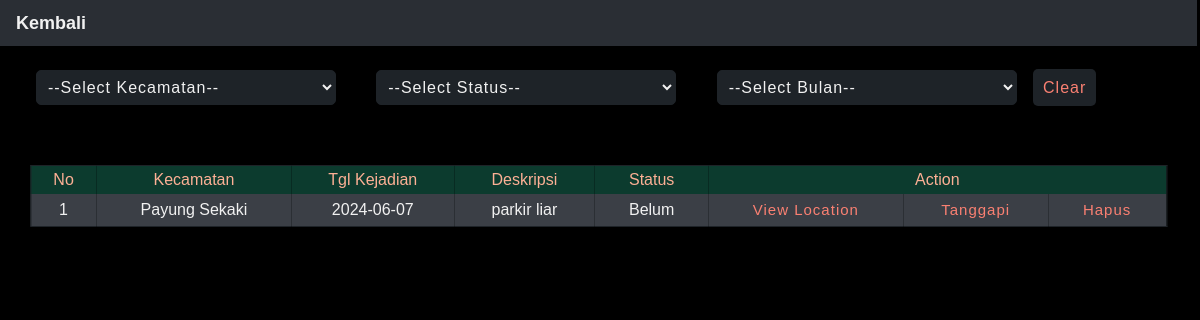
Screenshot of /komponen/admin/componen/datalaporan/laporan.php?cari=Payung Sekaki with the database file from the repository.
### tables this page shows
CREATE TABLE `peta` (
  `id` int(255) NOT NULL,
  `kecamatan` varchar(500) NOT NULL,
  `tglkejadian` date NOT NULL,
  `deskripsi` text NOT NULL,
  `latlokasi` varchar(500) NOT NULL,
  `longlokasi` varchar(500) NOT NULL,
  `status` varchar(500) NOT NULL,
  `idPelapor` int(255) NOT NULL,
  `month` varchar(500) NOT NULL,
  `file` varchar(500) NOT NULL
);

### komponen/admin/componen/datalaporan/laporan.php (the view, shortened to what this page needs)
<!DOCTYPE html>
<html lang="en">
    <?php
        $id = $_GET['id'];
    ?>
    <head>
        <link rel="stylesheet" href="../../../../css/reset.css" type="text/css" />
        <link rel="stylesheet" href="../../../../css/style.css" type="text/css" />
        <link rel="stylesheet" href="https://cdnjs.cloudflare.com/ajax/libs/font-awesome/4.7.0/css/font-awesome.min.css" />
    </head>
    <body>
        <nav class="topnav" id="myTopnav">
            <a href="../../dashboard.php?id=<?php echo $id ?>" class="active">Kembali</a>
        </nav>
        <section>
            <div class="layout-tabel">
                <form action="laporan.php?id=<?php echo $id ?>" method="GET">
                    <select style="margin-left: 3%; background-color: #1e2328; border-color: #1e2328;" class="selectTabel" name="filterKecamatan" onchange="this.form.submit()">
                        <option value="" disabled selected>--Select Kecamatan--</option>
                    </select>
                    <select style="margin-left: 3%; background-color: #1e2328; border-color: #1e2328;" class="selectTabel" name="filterStatus" onchange="this.form.submit()">
                        <option value="" disabled selected>--Select Status--</option>
                    </select>
                    <select style="margin-left: 3%; background-color: #1e2328; border-color: #1e2328;" class="selectTabel" name="filterBulan" onchange="this.form.submit()">
                        <option value="" disabled selected>--Select Bulan--</option>
                    </select>
                    <a style="margin-left: 1%; text-decoration: none; color: salmon; letter-spacing: 1px; padding: 10px; background-color: #1e2328; border-radius: 5px;" href="laporan.php?id=<?php echo $id ?>">Clear</a>
                <table style="width: 95%; margin-bottom: 20px; color: #f1f1f1;" class="table">
                    <tr>
                        <th>No</th>
                        <th>Kecamatan</th>
                        <th>Tgl Kejadian</th>
                        <th>Deskripsi</th>
                        <th>Status</th>
                        <th colspan=3>Action</th>
                    </tr>
                <?php
                    $conn = mysqli_connect('localhost','root','','kelompok');
                    if(isset($_GET['cari'])) {
                        $cari = $_GET['cari'];
                        $data = mysqli_query($conn, "select * from peta where kecamatan like '%".$cari."%'");
                    } else {
                        $data = mysqli_query($conn, "select * from peta");
                    }
                    $no = 1;
                    while($all = mysqli_fetch_array($data)) {
                ?>
                <tr>
                    <td><?php echo $no++; ?></td>
                    <td><?php echo $all['kecamatan'] ?></td>
                    <td><?php echo $all['tglkejadian'] ?></td>
                    <td><?php echo $all['deskripsi'] ?></td>
                    <td><?php echo $all['status'] ?></td>
                    <td><a class="tombol" href="fungsi/view/view.php?idLokasi=<?php echo $all['id'] ?>&id=<?php echo $id ?>">View Location</a></td>
                    <td><a class="tombol" href="fungsi/tanggapi/tanggapi.php?idLokasi=<?php echo $all['id'] ?>&id=<?php echo $id ?>">Tanggapi</a></td>
                    <td><a class="tombol" href="fungsi/hapus/hapus.php?idLaporan=<?php echo $all['id'] ?>&id=<?php echo $id ?>&cek=0">Hapus</a></td>
                </tr>
                <?php
                    }
                ?>
                </table>
            </div>
        </section>
    </body>
</html>

### css/style.css (style rules this page uses)
html { scroll-behavior: smooth; }
body { font-family: sans-serif; background-color: #000; }
.layout-login form input[type = text], form input[type = password], form select, form input[type = email] { outline: none; border: 1px solid salmon; background-color: transparent; color: #f1f1f1; width: 300px; border-radius: 5px; margin-top: 2%; padding: 7px; font-size: 16px; letter-spacing: 1px; }
.topnav { overflow: hidden; background-color: #2a2e34; }
.topnav a { font-family: sans-serif; float: left; display: block; color: salmon; text-align: center; font-weight: bold; padding: 14px 16px; text-decoration: none; font-size: 18px; transition: 0.25s; }
::placeholder { color: salmon; }
.table { border-collapse: collapse; width: 50%; border: 1px solid #1e2328; position: relative; top: 0%; left: 50%; transform: translate(-50%, -0%); margin-top: 5%; margin-bottom: 5%; }
.table tr th { background: #0c3b2e; color: #fdb095; font-weight: normal; padding-top: 6px; padding-bottom: 6px; }
.table tr td { color: #f1f1f1; padding: 8px 20px; text-align: center; }
.table tr { transition: 0.5s; }
.table .tombol { color: salmon; letter-spacing: 1px; font-size: 15px; transition: 0.5s; text-decoration: none; }
.table tr:nth-child(even) { background-color: #3b3f46; }

### rows the page displays
peta: kecamatan "Payung Sekaki", tglkejadian "2024-06-07", deskripsi "parkir liar", status "Belum"
